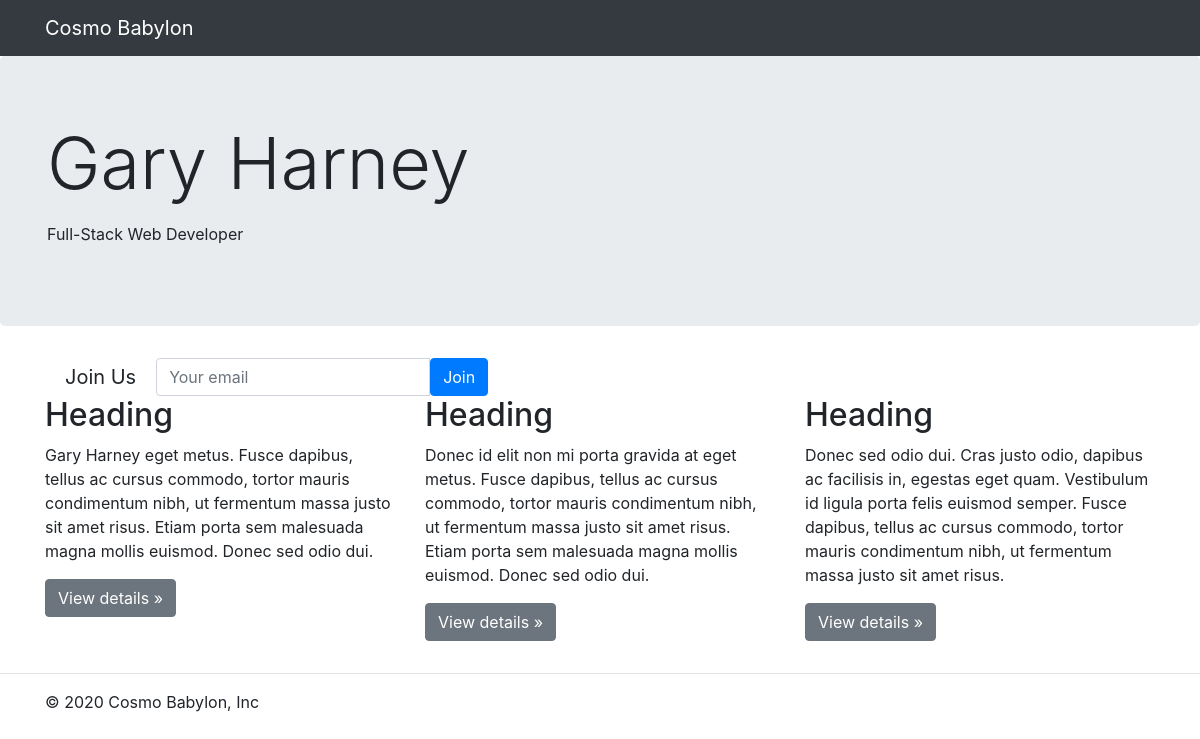
The page / on the database its author committed.
### pages/models.py (models this page shows, shortened)
class Page(models.Model):
    title                       = models.CharField(max_length=220)
    title_description           = models.TextField(blank=True, null=True)
    title_button                = models.CharField(max_length=50, default="Join")
    title_btn_url               = models.CharField(max_length=50, blank=True, null=True)
    content                     = models.TextField(blank=True, null=True)
    show_nav                    = models.BooleanField(default=True)
    nav_color                   = models.CharField(max_length=7, default='#000000', validators=[layout_validator])

### pages/views.py (the view, shortened to what this page needs)
# urls.py: path('', HomeView.as_view(), name='home')
class HomeView(SuccessMessageMixin ,CreateView):
    template_name = 'pages/home.html'
    form_class = JoinForm
    success_url = '/'
    def get_context_data(self, *args, **kwargs):
        context = super(HomeView, self).get_context_data(*args, **kwargs)
        context['page_obj'] = Page.objects.all().first()
        return context

### newsletter/forms.py (shortened to what this page needs)
class JoinForm(forms.ModelForm):
    email = forms.EmailField(label="", widget=forms.EmailInput(attrs={'placeholder': 'Your email', 'class': 'form-control'}))
    class Meta:
        model = Join
        fields = ['email']

### pages/templates/pages/home.html (shortened to what this page needs)
{% extends "base.html" %}
    {% block content %}
<nav class="navbar navbar-expand-md navbar-dark fixed-top bg-dark">
    <div class="container">
        <a class="navbar-brand" href="#">Cosmo Babylon</a>
    </div>
</nav>
<main role="main">
    <div class="jumbotron">
        <div class="container">
            <h1 class="display-3">{{ page_obj.title }}</h1>
            <p>{{ page_obj.title_description|linebreaks }}</p>
        </div>
    </div>
    <div class="container">
        {% include 'pages/snippet/join-form.html' with form=form%}
    </div>
    <div class="container">
        {{ page_obj.content|safe }}
    </div>
    <hr>
    <div class="container">
        <footer>
            <p>&copy; 2020 Cosmo Babylon, Inc</p>
        </footer>
    </div>
{% endblock content %}

### static/css/main.css (style rules this page uses)
body { padding-top: 3.5rem; }

### rows shown on the page
Page: title "Gary Harney", title_description "Full-Stack Web Developer", content "Heading Gary Harney eget metus. Fusce dapibus, tellus ac cursus commodo, tortor mauris condimentum nibh, ut fermentum massa justo sit amet risus. Etiam porta sem malesuada magna mollis euismod. Donec sed odio dui. View details » Heading Donec id elit non mi porta gravida at eget metus. Fusce dapibus, tellus ac cursus commodo, tortor mauris condimentum nibh, ut fermentum massa justo sit amet risus. Etiam porta sem malesuada magna mollis euismod. Donec sed odio dui. View details » Heading Donec sed odio dui. Cras justo odio, dapibus ac facilisis in, egestas eget quam. Vestibulum id ligula porta felis euismod semper. Fusce dapibus, tellus ac cursus commodo, tortor mauris condimentum nibh, ut…"
